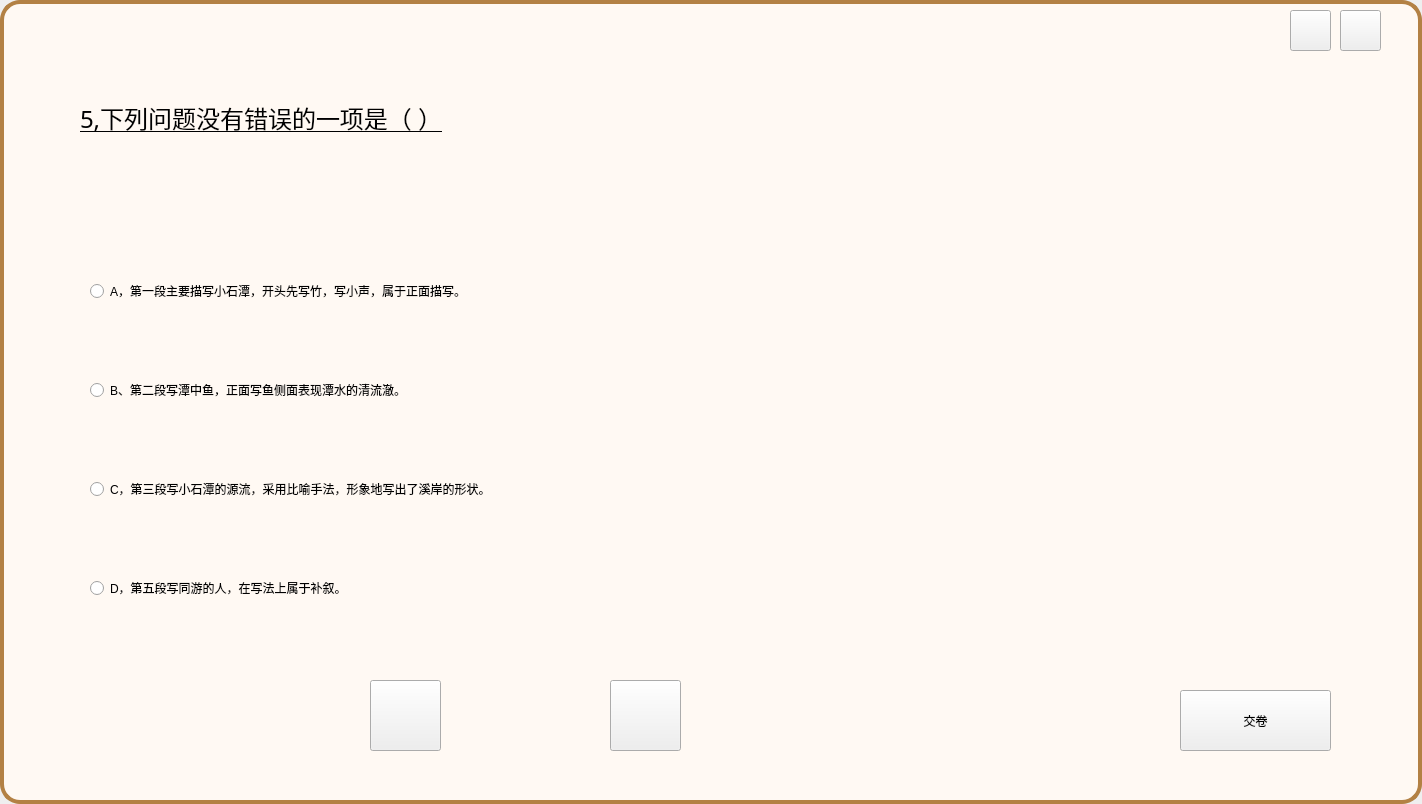
<?xml version="1.0" encoding="UTF-8"?>
<ui version="4.0">
 <class>test</class>
 <widget class="QMainWindow" name="test">
  <property name="geometry">
   <rect>
    <x>0</x>
    <y>0</y>
    <width>1422</width>
    <height>804</height>
   </rect>
  </property>
  <property name="windowTitle">
   <string>MainWindow</string>
  </property>
  <property name="styleSheet">
   <string notr="true">QWidget#centralwidget{background-color: rgb(255, 249, 243);
border-radius:20px;border:4px solid #b38144;
}</string>
  </property>
  <widget class="QWidget" name="centralwidget">
   <widget class="QLabel" name="settime">
    <property name="geometry">
     <rect>
      <x>570</x>
      <y>30</y>
      <width>121</width>
      <height>16</height>
     </rect>
    </property>
    <property name="styleSheet">
     <string notr="true">color: rgb(255, 0, 0);
font: 11pt &quot;Adobe 楷体 Std R&quot;;</string>
    </property>
    <property name="text">
     <string/>
    </property>
   </widget>
   <widget class="QLabel" name="title1">
    <property name="geometry">
     <rect>
      <x>80</x>
      <y>100</y>
      <width>931</width>
      <height>91</height>
     </rect>
    </property>
    <property name="font">
     <font>
      <family>幼圆</family>
      <pointsize>18</pointsize>
      <weight>50</weight>
      <italic>false</italic>
      <bold>false</bold>
      <underline>true</underline>
     </font>
    </property>
    <property name="styleSheet">
     <string notr="true">font: 18pt &quot;幼圆&quot;;
text-decoration: underline;</string>
    </property>
    <property name="text">
     <string>5,下列问题没有错误的一项是（ ）</string>
    </property>
    <property name="alignment">
     <set>Qt::AlignLeading|Qt::AlignLeft|Qt::AlignTop</set>
    </property>
    <property name="wordWrap">
     <bool>true</bool>
    </property>
   </widget>
   <widget class="QWidget" name="verticalLayoutWidget">
    <property name="geometry">
     <rect>
      <x>90</x>
      <y>210</y>
      <width>991</width>
      <height>461</height>
     </rect>
    </property>
    <layout class="QVBoxLayout" name="verticalLayout">
     <item>
      <widget class="QRadioButton" name="xu1">
       <property name="styleSheet">
        <string notr="true">font: 14pt &quot;Adobe 黑体 Std R&quot;;</string>
       </property>
       <property name="text">
        <string>A，第一段主要描写小石潭，开头先写竹，写小声，属于正面描写。</string>
       </property>
      </widget>
     </item>
     <item>
      <widget class="QRadioButton" name="xu2">
       <property name="styleSheet">
        <string notr="true">font: 14pt &quot;Adobe 黑体 Std R&quot;;</string>
       </property>
       <property name="text">
        <string>B、第二段写潭中鱼，正面写鱼侧面表现潭水的清流澈。</string>
       </property>
      </widget>
     </item>
     <item>
      <widget class="QRadioButton" name="xu3">
       <property name="styleSheet">
        <string notr="true">font: 14pt &quot;Adobe 黑体 Std R&quot;;</string>
       </property>
       <property name="text">
        <string>C，第三段写小石潭的源流，采用比喻手法，形象地写出了溪岸的形状。</string>
       </property>
      </widget>
     </item>
     <item>
      <widget class="QRadioButton" name="xu4">
       <property name="styleSheet">
        <string notr="true">font: 14pt &quot;Adobe 黑体 Std R&quot;;</string>
       </property>
       <property name="text">
        <string>D，第五段写同游的人，在写法上属于补叙。</string>
       </property>
      </widget>
     </item>
    </layout>
   </widget>
   <widget class="QPushButton" name="nextT">
    <property name="geometry">
     <rect>
      <x>610</x>
      <y>680</y>
      <width>71</width>
      <height>71</height>
     </rect>
    </property>
    <property name="styleSheet">
     <string notr="true">border-image: url(:/new/bgrand/img/nextt.png);
</string>
    </property>
    <property name="text">
     <string/>
    </property>
   </widget>
   <widget class="QPushButton" name="backT">
    <property name="geometry">
     <rect>
      <x>370</x>
      <y>680</y>
      <width>71</width>
      <height>71</height>
     </rect>
    </property>
    <property name="styleSheet">
     <string notr="true">border-image: url(:/new/bgrand/img/upt.png);</string>
    </property>
    <property name="text">
     <string/>
    </property>
   </widget>
   <widget class="QPushButton" name="submit">
    <property name="geometry">
     <rect>
      <x>1180</x>
      <y>690</y>
      <width>151</width>
      <height>61</height>
     </rect>
    </property>
    <property name="styleSheet">
     <string notr="true">border-image: url(:/new/bgrand/img/bggrand.png);
font: 23pt &quot;幼圆&quot;;</string>
    </property>
    <property name="text">
     <string>交卷</string>
    </property>
   </widget>
   <widget class="QWidget" name="gridLayoutWidget_2">
    <property name="geometry">
     <rect>
      <x>1200</x>
      <y>60</y>
      <width>91</width>
      <height>611</height>
     </rect>
    </property>
    <layout class="QGridLayout" name="gridLayout_2"/>
   </widget>
   <widget class="QWidget" name="gridLayoutWidget_3">
    <property name="geometry">
     <rect>
      <x>1310</x>
      <y>60</y>
      <width>91</width>
      <height>611</height>
     </rect>
    </property>
    <layout class="QGridLayout" name="gridLayout_3"/>
   </widget>
   <widget class="QWidget" name="gridLayoutWidget_4">
    <property name="geometry">
     <rect>
      <x>1090</x>
      <y>60</y>
      <width>91</width>
      <height>611</height>
     </rect>
    </property>
    <layout class="QGridLayout" name="gridLayout_4"/>
   </widget>
   <widget class="QPushButton" name="closed">
    <property name="geometry">
     <rect>
      <x>1340</x>
      <y>10</y>
      <width>41</width>
      <height>41</height>
     </rect>
    </property>
    <property name="styleSheet">
     <string notr="true">border-image: url(:/new/bgrand/img/insertclose.png);</string>
    </property>
    <property name="text">
     <string/>
    </property>
   </widget>
   <widget class="QPushButton" name="mins">
    <property name="geometry">
     <rect>
      <x>1290</x>
      <y>10</y>
      <width>41</width>
      <height>41</height>
     </rect>
    </property>
    <property name="styleSheet">
     <string notr="true">border-image: url(:/new/bgrand/img/minsize.png);</string>
    </property>
    <property name="text">
     <string/>
    </property>
   </widget>
  </widget>
 </widget>
 <resources/>
 <connections/>
</ui>
